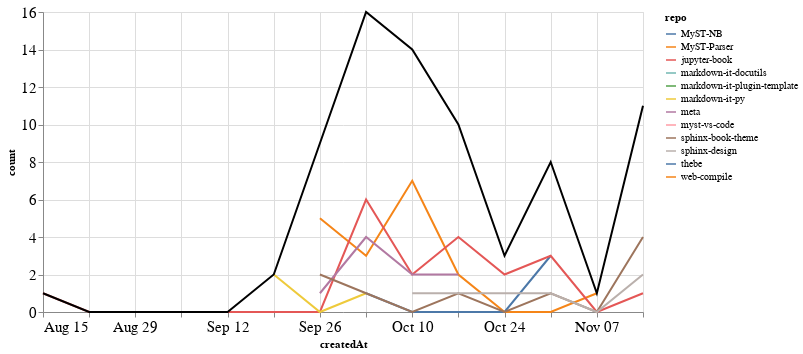

The code cell stored with this chart in its notebook:
### Markdown cell above
### Comments

### Code cell
comments_time = comments.groupby('repo').resample('W', on='createdAt').count()['author'].reset_index()
comments_time = comments_time.rename(columns={'author': 'count'})
comments_time_total = comments_time.groupby('createdAt').agg({"count": "sum"}).reset_index()
ch1 = alt.Chart(comments_time, width=600).mark_line().encode(
    x='createdAt',
    y='count',
    color='repo',
    tooltip="repo"
)

ch2 = alt.Chart(comments_time_total, width=600).mark_line(color="black").encode(
    x='createdAt',
    y='count',
)

ch1 + ch2

### Figure 1 — Vega-Lite specification as saved in the notebook (floating-point values rounded to 4 significant figures)
{"config": {"axisLeft": {"labelFontSize": 15}, "axisBottom": {"labelFontSize": 15}}, "layer": [{"data": {"name": "data-719e1de72f19994009299dc0c574335f"}, "mark": "line", "encoding": {"color": {"type": "nominal", "field": "repo"}, "tooltip": {"type": "nominal", "field": "repo"}, "x": {"type": "temporal", "field": "createdAt"}, "y": {"type": "quantitative", "field": "count"}}, "width": 600}, {"data": {"name": "data-cce09495d96406b9ad38e5d4bc7b9c42"}, "mark": {"type": "line", "color": "black"}, "encoding": {"x": {"type": "temporal", "field": "createdAt"}, "y": {"type": "quantitative", "field": "count"}}, "width": 600}], "$schema": "https://vega.github.io/schema/vega-lite/v4.8.1.json", "datasets": {"data-719e1de72f19994009299dc0c574335f": [{"repo": "MyST-NB", "createdAt": "2021-10-03T00:00:00", "count": 1}, {"repo": "MyST-NB", "createdAt": "2021-10-10T00:00:00", "count": 0}, {"repo": "MyST-NB", "createdAt": "2021-10-17T00:00:00", "count": 0}, {"repo": "MyST-NB", "createdAt": "2021-10-24T00:00:00", "count": 0}, {"repo": "MyST-NB", "createdAt": "2021-10-31T00:00:00", "count": 3}, {"repo": "MyST-Parser", "createdAt": "2021-09-26T00:00:00", "count": 5}, {"repo": "MyST-Parser", "createdAt": "2021-10-03T00:00:00", "count": 3}, {"repo": "MyST-Parser", "createdAt": "2021-10-10T00:00:00", "count": 7}, {"repo": "MyST-Parser", "createdAt": "2021-10-17T00:00:00", "count": 2}, {"repo": "MyST-Parser", "createdAt": "2021-10-24T00:00:00", "count": 0}, {"repo": "MyST-Parser", "createdAt": "2021-10-31T00:00:00", "count": 0}, {"repo": "MyST-Parser", "createdAt": "2021-11-07T00:00:00", "count": 1}, {"repo": "jupyter-book", "createdAt": "2021-08-15T00:00:00", "count": 1}, {"repo": "jupyter-book", "createdAt": "2021-08-22T00:00:00", "count": 0}, {"repo": "jupyter-book", "createdAt": "2021-08-29T00:00:00", "count": 0}, {"repo": "jupyter-book", "createdAt": "2021-09-05T00:00:00", "count": 0}, {"repo": "jupyter-book", "createdAt": "2021-09-12T00:00:00", "count": 0}, {"repo": "jupyter-book", "createdAt": "2021-09-19T00:00:00", "count": 0}, {"repo": "jupyter-book", "createdAt": "2021-09-26T00:00:00", "count": 0}, {"repo": "jupyter-book", "createdAt": "2021-10-03T00:00:00", "count": 6}, {"repo": "jupyter-book", "createdAt": "2021-10-10T00:00:00", "count": 2}, {"repo": "jupyter-book", "createdAt": "2021-10-17T00:00:00", "count": 4}, {"repo": "jupyter-book", "createdAt": "2021-10-24T00:00:00", "count": 2}, {"repo": "jupyter-book", "createdAt": "2021-10-31T00:00:00", "count": 3}, {"repo": "jupyter-book", "createdAt": "2021-11-07T00:00:00", "count": 0}, {"repo": "jupyter-book", "createdAt": "2021-11-14T00:00:00", "count": 1}, {"repo": "markdown-it-docutils", "createdAt": "2021-11-14T00:00:00", "count": 2}, {"repo": "markdown-it-plugin-template", "createdAt": "2021-11-14T00:00:00", "count": 1}, {"repo": "markdown-it-py", "createdAt": "2021-09-19T00:00:00", "count": 2}, {"repo": "markdown-it-py", "createdAt": "2021-09-26T00:00:00", "count": 0}, {"repo": "markdown-it-py", "createdAt": "2021-10-03T00:00:00", "count": 1}, {"repo": "meta", "createdAt": "2021-09-26T00:00:00", "count": 1}, {"repo": "meta", "createdAt": "2021-10-03T00:00:00", "count": 4}, {"repo": "meta", "createdAt": "2021-10-10T00:00:00", "count": 2}, {"repo": "meta", "createdAt": "2021-10-17T00:00:00", "count": 2}, {"repo": "myst-vs-code", "createdAt": "2021-11-14T00:00:00", "count": 1}, {"repo": "sphinx-book-theme", "createdAt": "2021-09-26T00:00:00", "count": 2}, {"repo": "sphinx-book-theme", "createdAt": "2021-10-03T00:00:00", "count": 1}, {"repo": "sphinx-book-theme", "createdAt": "2021-10-10T00:00:00", "count": 0}, {"repo": "sphinx-book-theme", "createdAt": "2021-10-17T00:00:00", "count": 1}, {"repo": "sphinx-book-theme", "createdAt": "2021-10-24T00:00:00", "count": 0}, {"repo": "sphinx-book-theme", "createdAt": "2021-10-31T00:00:00", "count": 1}, {"repo": "sphinx-book-theme", "createdAt": "2021-11-07T00:00:00", "count": 0}, {"repo": "sphinx-book-theme", "createdAt": "2021-11-14T00:00:00", "count": 4}, {"repo": "sphinx-design", "createdAt": "2021-10-10T00:00:00", "count": 1}, {"repo": "sphinx-design", "createdAt": "2021-10-17T00:00:00", "count": 1}, {"repo": "sphinx-design", "createdAt": "2021-10-24T00:00:00", "count": 1}, {"repo": "sphinx-design", "createdAt": "2021-10-31T00:00:00", "count": 1}, {"repo": "sphinx-design", "createdAt": "2021-11-07T00:00:00", "count": 0}, {"repo": "sphinx-design", "createdAt": "2021-11-14T00:00:00", "count": 2}, {"repo": "thebe", "createdAt": "2021-10-10T00:00:00", "count": 2}, {"repo": "web-compile", "createdAt": "2021-09-26T00:00:00", "count": 1}], "data-cce09495d96406b9ad38e5d4bc7b9c42": [{"createdAt": "2021-08-15T00:00:00", "count": 1}, {"createdAt": "2021-08-22T00:00:00", "count": 0}, {"createdAt": "2021-08-29T00:00:00", "count": 0}, {"createdAt": "2021-09-05T00:00:00", "count": 0}, {"createdAt": "2021-09-12T00:00:00", "count": 0}, {"createdAt": "2021-09-19T00:00:00", "count": 2}, {"createdAt": "2021-09-26T00:00:00", "count": 9}, {"createdAt": "2021-10-03T00:00:00", "count": 16}, {"createdAt": "2021-10-10T00:00:00", "count": 14}, {"createdAt": "2021-10-17T00:00:00", "count": 10}, {"createdAt": "2021-10-24T00:00:00", "count": 3}, {"createdAt": "2021-10-31T00:00:00", "count": 8}, {"createdAt": "2021-11-07T00:00:00", "count": 1}, {"createdAt": "2021-11-14T00:00:00", "count": 11}]}}
